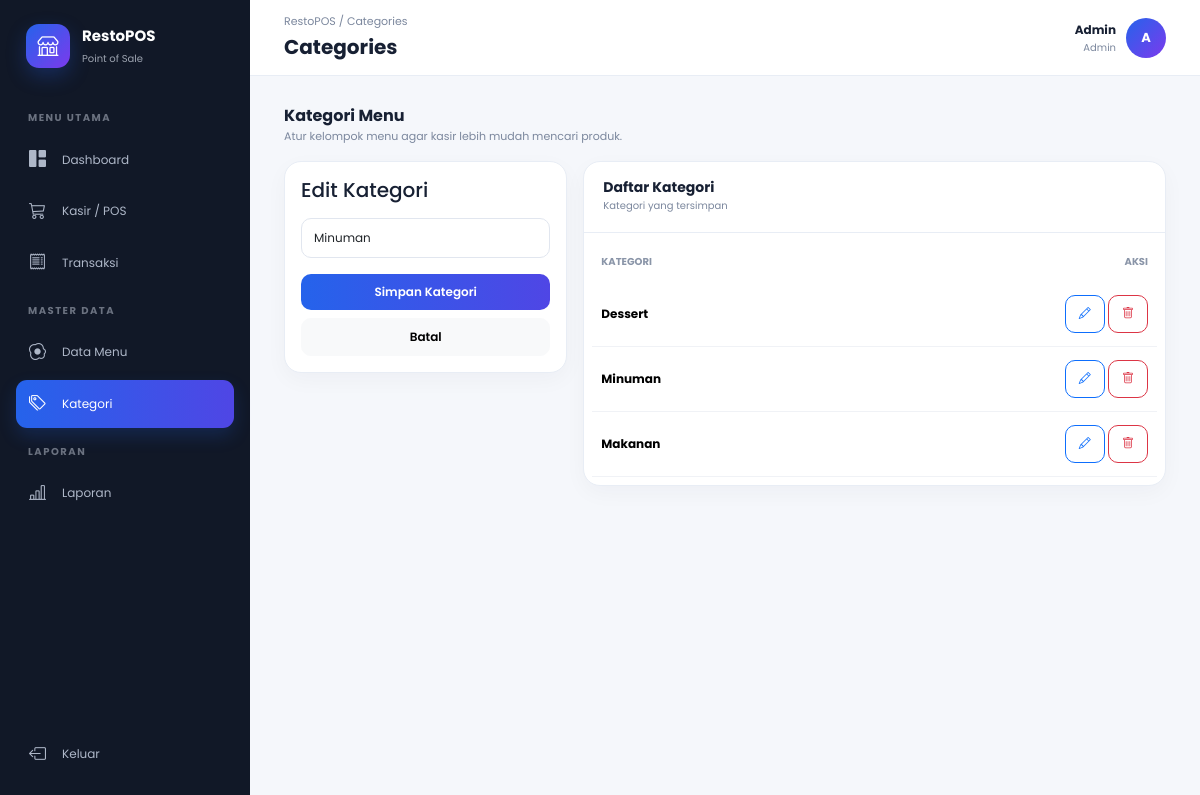
Screenshot of /categories.php?edit=2 (signed in) with the database file from the repository.
### tables this page shows
CREATE TABLE categories (
 id BIGINT UNSIGNED AUTO_INCREMENT PRIMARY KEY,
 name VARCHAR(100) NOT NULL
);

### categories.php (the view)
<?php require 'config.php'; role(['admin']); if(isset($_GET['delete'])){$id=(int)$_GET['delete'];$conn->query("DELETE FROM categories WHERE id=$id");header('Location:categories.php');exit;}if($_SERVER['REQUEST_METHOD']==='POST'){$id=(int)($_POST['id']??0);$name=trim($_POST['name']);if($id){$s=$conn->prepare("UPDATE categories SET name=? WHERE id=?");$s->bind_param('si',$name,$id);}else{$s=$conn->prepare("INSERT INTO categories(name) VALUES(?)");$s->bind_param('s',$name);} $s->execute();header('Location:categories.php');exit;}$edit=null;if(isset($_GET['edit']))$edit=$conn->query("SELECT * FROM categories WHERE id=".(int)$_GET['edit'])->fetch_assoc();$cats=$conn->query("SELECT * FROM categories ORDER BY id DESC");include 'partials/header.php';?><div class="mb-3"><div class="section-title">Kategori Menu</div><div class="sub">Atur kelompok menu agar kasir lebih mudah mencari produk.</div></div><div class="row g-3"><div class="col-lg-4"><div class="cardx p-3"><h5><?=$edit?'Edit':'Tambah'?> Kategori</h5><form method="post" class="mt-3"><input type="hidden" name="id" value="<?=$edit['id']??0?>"><input name="name" class="form-control mb-3" placeholder="Contoh: Makanan" value="<?=htmlspecialchars($edit['name']??'')?>" required><button class="btn btn-primary w-100">Simpan Kategori</button><?php if($edit):?><a href="categories.php" class="btn btn-light w-100 mt-2">Batal</a><?php endif;?></form></div></div><div class="col-lg-8"><div class="cardx"><div class="card-head"><div><h5>Daftar Kategori</h5><small>Kategori yang tersimpan</small></div></div><div class="table-responsive p-2"><table class="table mb-0"><thead><tr><th>KATEGORI</th><th class="text-end">AKSI</th></tr></thead><tbody><?php while($c=$cats->fetch_assoc()):?><tr><td><b><?=htmlspecialchars($c['name'])?></b></td><td class="text-end"><a class="btn btn-sm btn-outline-primary" href="?edit=<?=$c['id']?>"><i class="bi bi-pencil"></i></a> <a class="btn btn-sm btn-outline-danger" href="?delete=<?=$c['id']?>" onclick="return confirm('Hapus kategori?')"><i class="bi bi-trash"></i></a></td></tr><?php endwhile;?></tbody></table></div></div></div></div><?php include 'partials/footer.php';?>

### partials/header.php (style rules this page uses)
:root { --primary:#2563eb;--indigo:#4f46e5;--ink:#172033;--muted:#7b879d;--bg:#f5f7fb;--line:#e8edf5 }
* { box-sizing:border-box }
body { margin:0;background:var(--bg);color:var(--ink);font-family:Poppins,sans-serif;font-size:13px }
.cardx { background:#fff;border:1px solid var(--line);border-radius:17px;box-shadow:0 7px 22px #1e293b09 }
.card-head { padding:17px 19px;border-bottom:1px solid var(--line);display:flex;align-items:center;justify-content:space-between }
.card-head h5 { font-size:14px;font-weight:700;margin:0 }
.card-head small { font-size:10px;color:var(--muted) }
.form-control,.form-select { border-color:#e1e6ef;border-radius:10px;font-size:12px;padding:10px 12px }
.btn { border-radius:10px;font-size:12px;font-weight:600;padding:9px 13px }
.btn-primary { background:linear-gradient(90deg,var(--primary),var(--indigo));border:0 }
.table { font-size:12px }
.table th { font-size:10px;color:#8a95a8;border:0;padding:13px 9px }
.table td { padding:13px 9px;border-color:#f0f2f6;vertical-align:middle }
.section-title { font-weight:700;font-size:16px }
.sub { font-size:11px;color:var(--muted) }

### rows the page displays
categories: name "Minuman"
categories: name "Dessert"
categories: name "Makanan"

### other values shown
pathinfo($page,PATHINFO_FILENAME) "Categories"
$name "Admin"
$role "Admin"
substr($name,0,1) "A"
